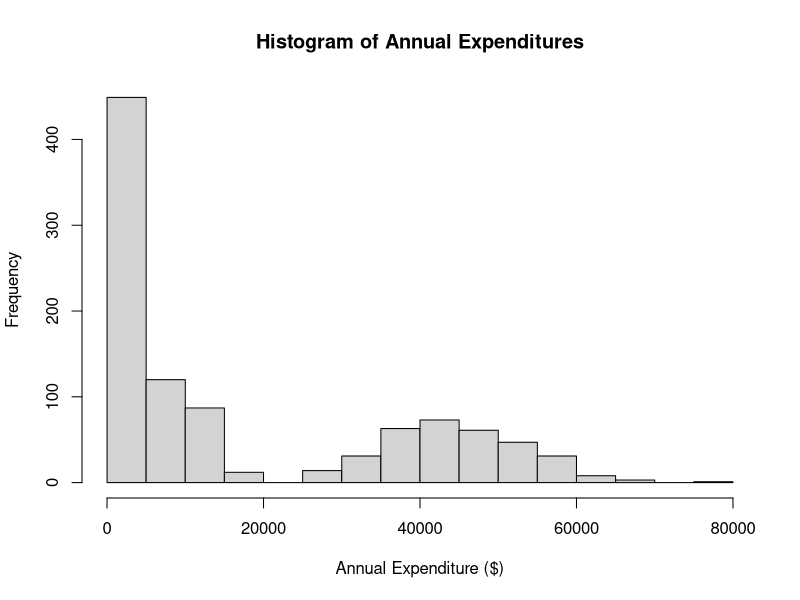
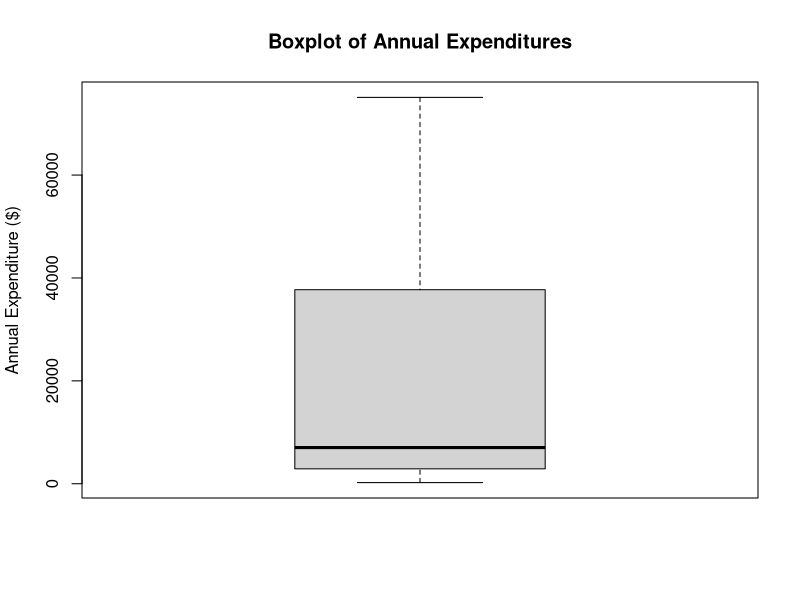
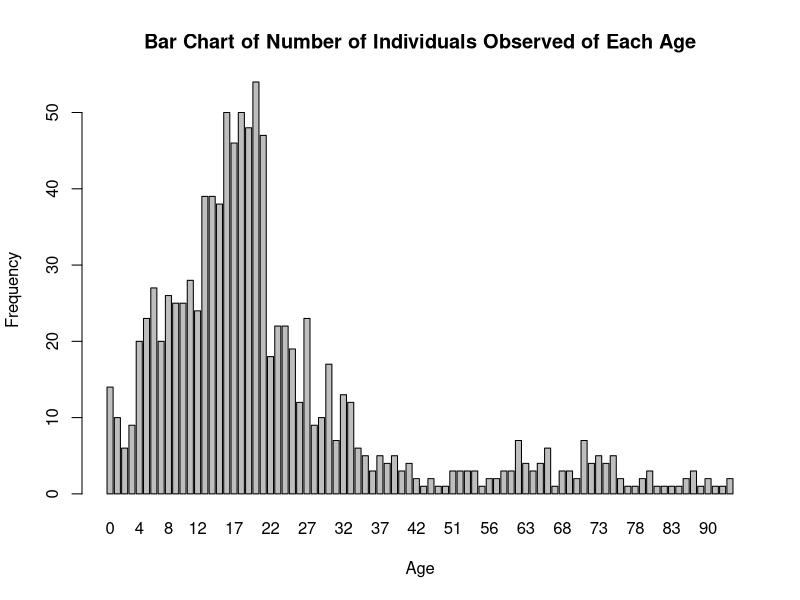
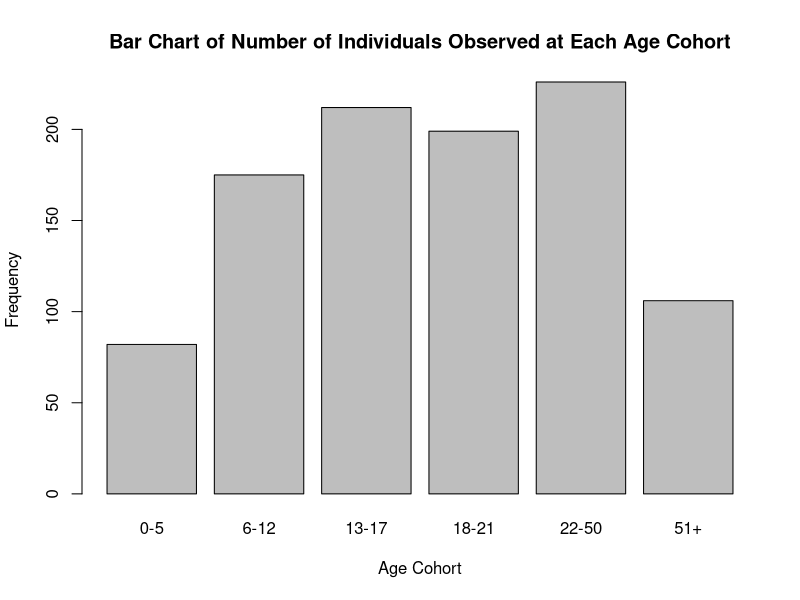
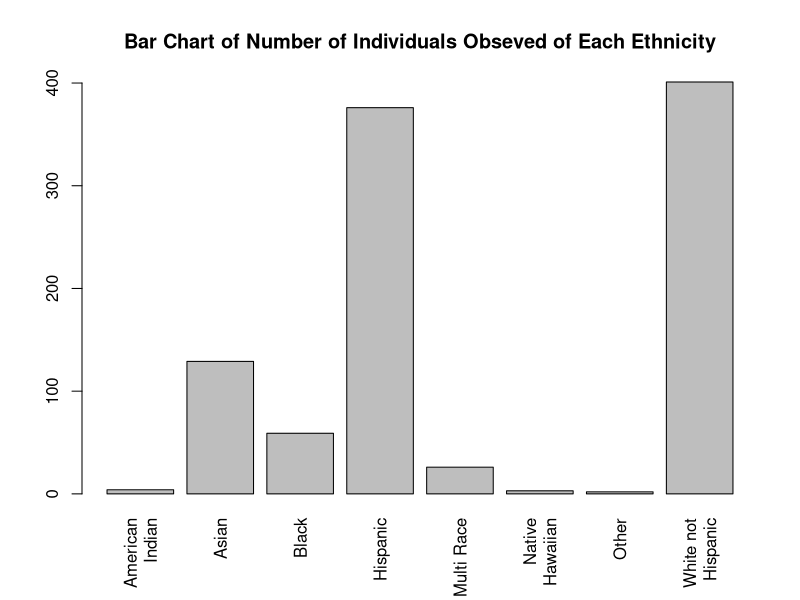
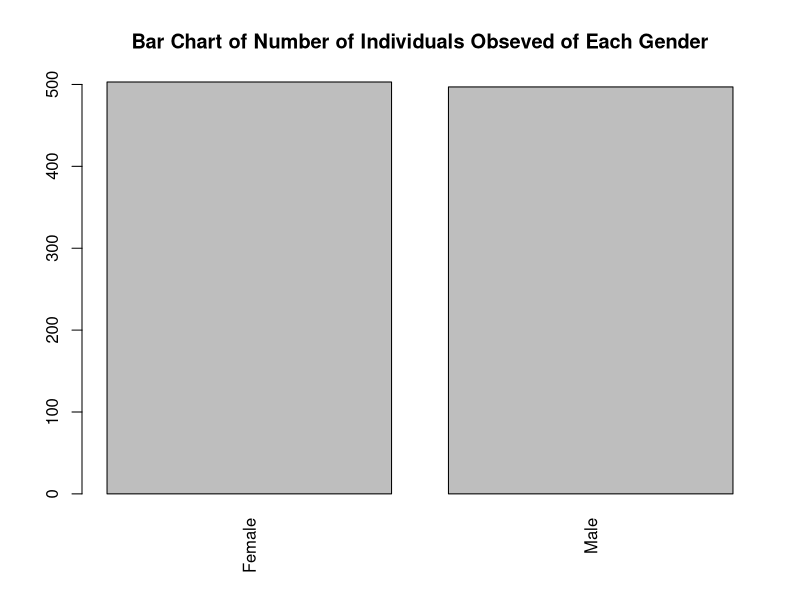
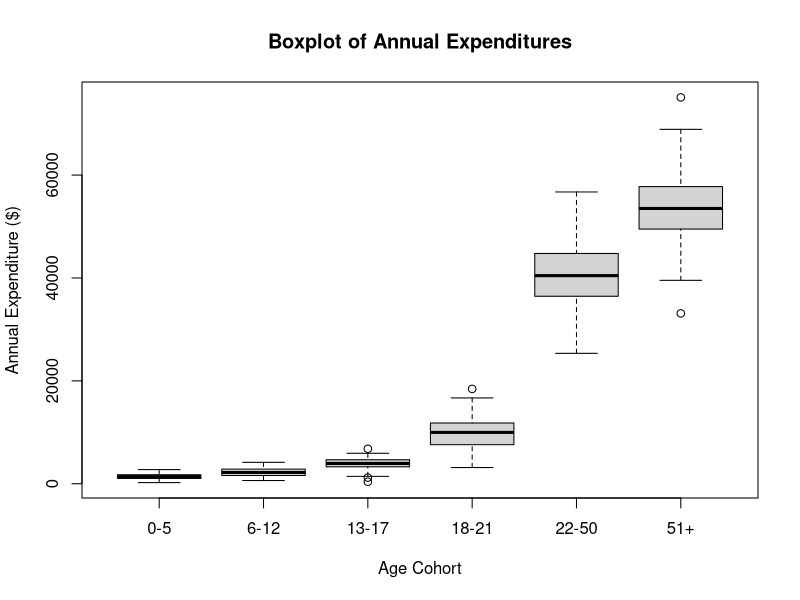
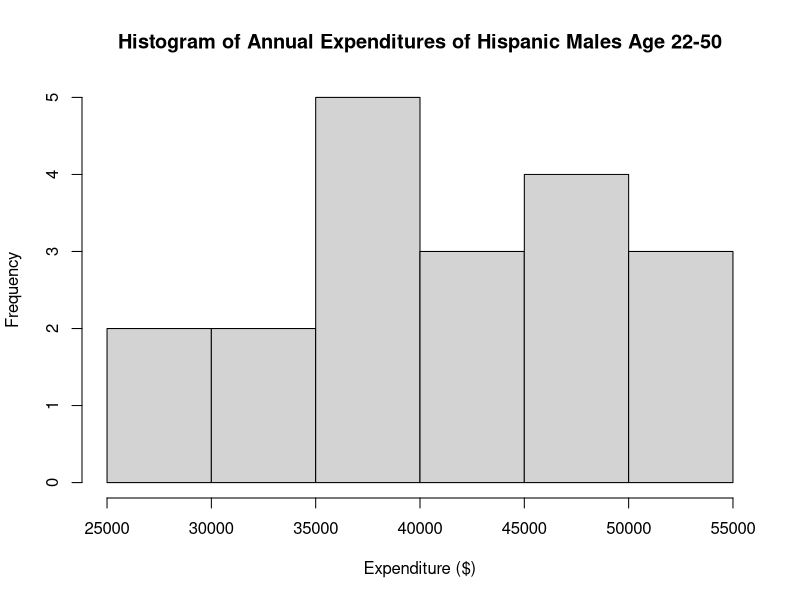

These charts were generated, in order, by the following R code:
## ---- chunk 1
#| label: setup
# DO NOT EDIT THIS CHUNK
dds.discr <- read.csv("dds_discr.csv") 
## ---- chunk 2
#| label: question1.1
#| error: TRUE

# Use this code chunk to write the code necessary to answer the question. Do not start your code on this line, and do not start your code with # (this is a comment, R will ignore it).
head(dds.discr)
str(dds.discr)

## ---- chunk 3
#| label: question1.2
#| error: TRUE

# Use this code chunk to write the code necessary to answer the question. Do not start your code on this line, and do not start your code with # (this is a comment, R will ignore it).

#histogram
hist(dds.discr$expenditures, main="Histogram of Annual Expenditures", xlab="Annual Expenditure ($)")

#boxplot
boxplot(dds.discr$expenditures, main="Boxplot of Annual Expenditures", ylab="Annual Expenditure ($)")

#numerical summaries
summary(dds.discr$expenditures)

## ---- chunk 4
#| label: question1.3
#| error: TRUE

# Use this code chunk to write the code necessary to answer the question. Do not start your code on this line, and do not start your code with # (this is a comment, R will ignore it).

#change order of age.cohort
dds.discr$age.cohort <- factor(dds.discr$age.cohort , levels=c("0-5", "6-12", "13-17", "18-21", "22-50", "51+"))

#look at barcharts
barplot(table(dds.discr$age), xlab="Age", ylab="Frequency", main="Bar Chart of Number of Individuals Observed of Each Age")

barplot(table(dds.discr$age.cohort), xlab="Age Cohort", ylab="Frequency", main="Bar Chart of Number of Individuals Observed at Each Age Cohort")

summary(dds.discr$age)
## ---- chunk 5
#| label: question1.4
#| error: TRUE

# Use this code chunk to write the code necessary to answer the question. Do not start your code on this line, and do not start your code with # (this is a comment, R will ignore it).
table(dds.discr$ethnicity)

barplot(table(dds.discr$ethnicity), main="Bar Chart of Number of Individuals Obseved of Each Ethnicity", las=3, names.arg=c("American\nIndian","Asian","Black","Hispanic","Multi Race", "Native\nHawaiian", "Other", "White not\nHispanic"))

## ---- chunk 6
#| label: question1e
#| error: TRUE

# Use this code chunk to write the code necessary to answer the question. Do not start your code on this line, and do not start your code with # (this is a comment, R will ignore it).
table(dds.discr$gender)

barplot(table(dds.discr$gender), main="Bar Chart of Number of Individuals Obseved of Each Gender", las=3)


## ---- chunk 7
#| label: question2.1
#| error: TRUE 

# Use this code chunk to write the code necessary to answer the question. Do not start your code on this line, and do not start your code with # (this is a comment, R will ignore it).

tapply(dds.discr$expenditures, dds.discr$age.cohort, summary)

boxplot(dds.discr$expenditures ~ dds.discr$age.cohort, main="Boxplot of Annual Expenditures", ylab="Annual Expenditure ($)", xlab="Age Cohort")

## ---- chunk 8
#| label: question2.2
#| error: TRUE 

# Use this code chunk to write the code necessary to answer the question. Do not start your code on this line, and do not start your code with # (this is a comment, R will ignore it).

hispanic_males_22_50 <- subset(dds.discr, ethnicity=="Hispanic" & gender=="Male" & age.cohort=="22-50")

hist(hispanic_males_22_50$expenditures, main="Histogram of Annual Expenditures of Hispanic Males Age 22-50", xlab="Expenditure ($)" )

## ---- chunk 9
#| label: question2.3
#| error: TRUE 

# Use this code chunk to write the code necessary to answer the question. Do not start your code on this line, and do not start your code with # (this is a comment, R will ignore it).

tapply(dds.discr$expenditures, dds.discr$gender, summary)

boxplot(dds.discr$expenditures ~ dds.discr$gender, main="Boxplot of Annual Expenditures", ylab="Annual Expenditure ($)", xlab="Gender")

## ---- chunk 10
#| label: question2.4
#| error: TRUE 

# Use this code chunk to write the code necessary to answer the question. Do not start your code on this line, and do not start your code with # (this is a comment, R will ignore it).

tapply(dds.discr$expenditures, dds.discr$ethnicity, summary)

boxplot(dds.discr$expenditures ~ dds.discr$ethnicity, main="Boxplot of Annual Expenditures", ylab="Annual Expenditure ($)", xlab="Ethnicity", las=2, names=c("American\nIndian","Asian","Black","Hispanic","Multi Race", "Native\nHawaiian", "Other", "White not\nHispanic"), par(cex.lab=0.7), par(cex.axis=0.7))

## ---- chunk 11
#| label: question3.1
#| error: TRUE 

# Use this code chunk to write the code necessary to answer the question. Do not start your code on this line, and do not start your code with # (this is a comment, R will ignore it).

#create new dataset
white_vs_hispanic <- subset(dds.discr, ethnicity=="White not Hispanic" | ethnicity=="Hispanic")

tapply(white_vs_hispanic$expenditures, white_vs_hispanic$ethnicity, summary)

boxplot(white_vs_hispanic$expenditures ~ white_vs_hispanic$ethnicity, main="Boxplot of Annual Expenditures", ylab="Annual Expenditure ($)", xlab="Ethnicity", las=2, names=c("Hispanic", "White not\nHispanic"), par(cex.lab=0.7), par(cex.axis=0.7))


## ---- chunk 12
#| label: question3.2
#| error: TRUE 

# Use this code chunk to write the code necessary to answer the question. Do not start your code on this line, and do not start your code with # (this is a comment, R will ignore it).

tapply(white_vs_hispanic$age, white_vs_hispanic$ethnicity, summary)

boxplot(white_vs_hispanic$age ~ white_vs_hispanic$ethnicity, main="Boxplot of age", ylab="Age", xlab="Ethnicity", las=2, names=c("Hispanic", "White not\nHispanic"), par(cex.lab=0.7), par(cex.axis=0.7))

## ---- chunk 13
#| label: question3.3
#| error: TRUE 

# Use this code chunk to write the code necessary to answer the question. Do not start your code on this line, and do not start your code with # (this is a comment, R will ignore it).

#Hispanic
hispanic <- subset(white_vs_hispanic, ethnicity=="Hispanic")
tapply(hispanic$expenditures, hispanic$age.cohort, mean)

#White not Hispanic
white <- subset(white_vs_hispanic, ethnicity=="White not Hispanic")
tapply(white$expenditures, white$age.cohort, mean)

# Look at graph
white_vs_hispanic$ethnicity <- as.factor(white_vs_hispanic$ethnicity)

plot(white_vs_hispanic$age, white_vs_hispanic$expenditures, 
       main="Scatterplot of Annual Expenditures vs. Age by Ethnicity", 
       xlab="Age", 
       ylab="Annual Expenditure ($)", 
       col = c("darkcyan", "mediumorchid2")[white_vs_hispanic$ethnicity])

legend("topleft",
       legend = c("Hispanic", "White not Hispanic"),
       col = c("darkcyan", "mediumorchid2", ""),
       pch = 1)

